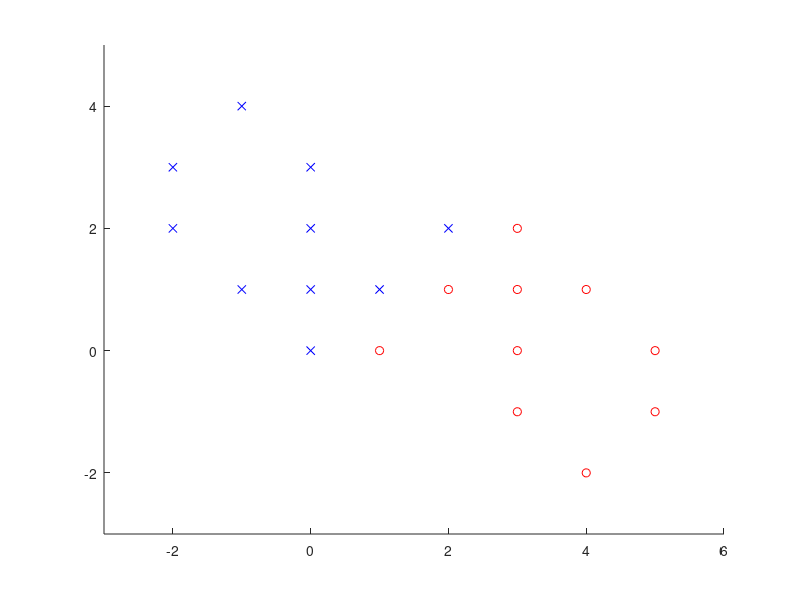

Write MATLAB code to recreate this figure. (Note: this script raises an error after producing the figure.)
X = [-2 -2 -1 -1  0  0  0  0  1  1  2  2  3  3  3  3   4  4  5  5;...
      2  3  1  4  0  1  2  3  0  1  1  2 -1  0  1  2  -2  1 -1  0];
T = [-1 -1 -1 -1 -1 -1 -1 -1  1 -1  1 -1  1  1  1  1   1  1  1  1];

%punctul 1
eticheta1 = find(T==1);
etichetaMinus1 = find(T==-1);
figure(1), hold on;
plot(X(1,eticheta1),X(2,eticheta1),'or');
plot(X(1,etichetaMinus1),X(2,etichetaMinus1),'xb');
axis([min(X(1,:))-1 max(X(1,:))+1 min(X(2,:))-1 max(X(2,:))+1]);

%punctul 2 solutia ecuatiei generale
M = [ones(1,size(X,2)); X];
beta = (M*M')\M *T'; % sau inv(X*X')*X*d
bstar = beta(1);
wstar = beta(2:end);
figure(1);
dreaptaSolutieGlobala = plotpc(wstar',bstar);
set(dreaptaSolutieGlobala,'color','m','linewidth',6);

%punctul 3
%creare perceptron cu functia de transfer purelin
net = perceptron;
net.layers{1}.transferFcn = 'purelin';
net = configure(net,X,T);
%antrenare batch pentru cazul general
net.trainFcn = 'trainb';
net.inputWeights{1}.initFcn = 'initzero';
net.inputWeights{1}.learnFcn = 'learnwh';
net.inputWeights{1}.learnParam.lr = 0.005;
net.biases{1}.initFcn = 'initzero';
net.biases{1}.learnFcn = 'learnwh';
net.biases{1}.learnParam.lr = 0.005;
net.trainParam.epochs = 1000;

net = train(net,X,T);

dreaptaSolutieInvatata = plotpc(net.IW{1},net.b{1});
set(dreaptaSolutieInvatata,'color','k','linewidth',2);

title('Reprezentarea exemplelor si a dreptelor de separare');
legend('exemplele din clasa 1','exemplele din clasa -1','dreapta de separare data de Beta','dreapta de separare invatata');

%punctul 4
%reprezentare 3D
P = [-2 -2 -1 -1 0 0 0 0 1 1 2 2 3 3 3 3 4 4 5 5;...
      2  3  1  4 0 1 2 3 0 1 1 2 -1 0 1 2 -2 1 -1 0;...
     -1 -1 -1 -1 -1 -1 -1 -1 1 -1  1 -1 1 1 1 1 1 1 1 1];
 figure(2), plot3(P(1,:),P(2,:),P(3,:),'sr');hold on;
 [x, y] = meshgrid(-5:0.5:5);
 z = beta(1) + beta(2)*x + beta(3)*y;
 figure(gcf),mesh(x,y,z);

%retea fara bias 
%punctul 5: solutia ecuatiei generale
figure(3), hold on;
plot(X(1,eticheta1),X(2,eticheta1),'or');
plot(X(1,etichetaMinus1),X(2,etichetaMinus1),'xb');
axis([min(X(1,:))-1 max(X(1,:))+1 min(X(2,:))-1 max(X(2,:))+1]);
wstar = (X*X')\ X*T';
bstar = 0;
figure(1);
dreaptaSolutieGlobalaB0 = plotpc(wstar',bstar);
set(dreaptaSolutieGlobalaB0,'color','m','linewidth',6);

%punctul 6
%creare perceptron cu functia de transfer purelin
net = perceptron;
net.layers{1}.transferFcn = 'purelin';
net = configure(net,X,T);
%antrenare batch pentru cazul particular b =0
net.inputWeights{1}.learnFcn = 'learnwh';
net.inputWeights{1}.learnParam.lr = 0.005;
net.biasConnect = 0;
net.trainFcn = 'trainb';
net.trainParam.epochs = 1000;

net = train(net,X,T);
figure(1), hold on;
dreaptaSolutieInvatataB0Batch = plotpc(net.IW{1},0);
set(dreaptaSolutieInvatataB0Batch,'color','r','linewidth',2);

%punctul 7
%reprezentare functie eroare J
figure(3), hold on; 
a1 = -0.7:0.01:0.7;
a2 = -0.7:0.01:0.7;
[A1,A2] = meshgrid(a1,a2);
W = [A1(:) A2(:)];
J = 0.5*sum((W * X - repmat(T,size(W,1),1)).^2,2);
J = reshape(J,length(a1),length(a2));
%sau
J1 = zeros(size(A1));
for i =1:size(J1,1)
    for j = 1:size(J1,2)
        J1(i,j) = 0.5 * sum(([A1(i,j) A2(i,j)] * X - T).^2);
    end
end
figure(3), hold on
surf(a1,a2,J1);
caxis([min(J1(:))-.5*range(J1(:)),max(J1(:))]);
axis([-0.7 0.7 -0.7 0.7 0 max(J1(:))+0.1])
xlabel('x1'); ylabel('x2'); zlabel('Functia criteriu J');

%punctul 8 - antrenare de tip batch cu memorare lui w^k
clear net
net = perceptron;
net.layers{1}.transferFcn = 'purelin';
net = configure(net,X,T);
net.inputWeights{1}.learnFcn = 'learnwh';
net.inputWeights{1}.learnParam.lr = 0.005;
net.biasConnect = 0;
net.trainFcn = 'trainb';
net.trainParam.epochs = 1;
net.trainParam.showWindow = 0;
net.IW{1} = [-0.6 -0.6];
epocaCurenta = 1;%
epocaMaxima = 200;
w1 = zeros(2,epocaMaxima);
J1 = zeros(1,epocaMaxima);
w1(:,epocaCurenta) = net.IW{1};
J1(epocaCurenta) = 0.5* sum((w1(:,epocaCurenta)'*X - T).^2);
epocaCurenta = 2;

while(epocaCurenta<=epocaMaxima)
    [net, antrenare1] = train(net,X,T);
    w1(:,epocaCurenta) = net.IW{1};
    J1(epocaCurenta) = 0.5* sum((w1(:,epocaCurenta)'*X - T).^2);
    epocaCurenta = epocaCurenta+1;
end
figure(gcf);hold on;
%ploteaza primele 20 de iteratii
nrEpoci = 20;
for i=1:nrEpoci
    plot3([w1(1,i),w1(1,i+1)],[w1(2,i),w1(2,i+1)],[J1(i), J1(i+1)],'color',rand(1,3),'linewidth',2);
    drawnow;figure(gcf);
    pause(1);
    disp(['Epoca ' num2str(i)]);
end
%ultima epoca
i = 200;
plot3(w1(1,i),w1(2,i),J1(i),'or','MarkerSize',10);

%punctul 9
%creare perceptron cu functia de transfer purelin
net = perceptron;
net.layers{1}.transferFcn = 'purelin';
net = configure(net,X,T);
%antrenare incrementala cu prezentarea aleatoare a exemplelor
net.inputWeights{1}.initFcn = 'initzero';
net.inputWeights{1}.learnFcn = 'learnwh';
net.inputWeights{1}.learnParam.lr = 0.005;
net.biasConnect = 0;
net.trainFcn = 'trainr';
net.trainParam.epochs = 200;
net = train(net,X,T);
figure(1);hold on;
dreaptaSolutieInvatataB0OnlineAleator = plotpc(net.IW{1},0);
set(dreaptaSolutieInvatataB0OnlineAleator,'color',rand(1,3),'linewidth',2);

%
clear net
%net = newp([min(X(1,:)) max(X(1,:));min(X(2,:)) max(X(2,:))],1,'purelin');
net = perceptron;
net.layers{1}.transferFcn = 'purelin';
net = configure(net,X,T);
net.inputWeights{1}.learnFcn = 'learnwh';
net.inputWeights{1}.learnParam.lr = 0.005;
net.biasConnect = 0;
net.trainFcn = 'trainr';
net.trainParam.epochs = 1;
net.trainParam.showWindow = 0;
epocaCurenta = 1;
epocaMaxima = 200;
w2 = zeros(2,epocaMaxima);
J2 = zeros(1,epocaMaxima);
while(epocaCurenta<=epocaMaxima)
    [net, antrenare2] = train(net,X,T);
    w2(:,epocaCurenta) = net.IW{1};
    J2(epocaCurenta) = 0.5* sum((w2(:,epocaCurenta)'*X - T).^2);
    epocaCurenta = epocaCurenta+1;
end
figure(3);hold on;
%ploteaza primele 20 de iteratii
nrEpoci = 20;
for i=1:nrEpoci
    plot3([w2(1,i),w2(1,i+1)],[w2(2,i),w2(2,i+1)],[J2(i), J2(i+1)],'color',rand(1,3),'linewidth',2);
    pause(1);
end
%ultima epoca
i = 200;
plot3(w2(1,i),w2(2,i),J2(i),'xg','MarkerSize',10);


%punctul 10
%creare perceptron cu functia de transfer purelin
%net = newp([min(X(1,:)) max(X(1,:));min(X(2,:)) max(X(2,:))],1,'purelin');
net = perceptron;
net.layers{1}.transferFcn = 'purelin';
net = configure(net,X,T);
%antrenare incrementala cu prezentarea ciclica a exemplelor
net.inputWeights{1}.initFcn = 'initzero';
net.inputWeights{1}.learnFcn = 'learnwh';
net.inputWeights{1}.learnParam.lr = 0.005;
net.biasConnect = 0;
net.trainFcn = 'trainc';
net.trainParam.epochs = 200;
net = train(net,X,T);
figure(1);hold on;
dreaptaSolutieInvatataB0OnlineDeterminist = plotpc(net.IW{1},0);
set(dreaptaSolutieInvatataB0OnlineDeterminist,'color','b','linewidth',2);
title('Reprezentarea exemplelor si a dreptelor de separare pentru cazul retelei fara bias');
legend('exemplele din clasa 1','exemplele din clasa -1','dreapta de separare data de Beta','dreapta de separare pentru cazul batch',...
    'dreapta de separare pentru cazul incremental aleator', 'dreapta de separare pentru cazul incremental ciclic');

%
clear net
%net = newp([min(X(1,:)) max(X(1,:));min(X(2,:)) max(X(2,:))],1,'purelin');
net = perceptron;
net.layers{1}.transferFcn = 'purelin';
net = configure(net,X,T);
net.inputWeights{1}.learnFcn = 'learnwh';
net.inputWeights{1}.learnParam.lr = 0.005;
net.biasConnect = 0;
net.trainFcn = 'trainc';
net.trainParam.epochs = 1;
net.trainParam.showWindow = 0;
epocaCurenta = 1;
epocaMaxima = 200;
w3 = zeros(2,epocaMaxima);
J3 = zeros(1,epocaMaxima);
while(epocaCurenta<=epocaMaxima)
    [net, antrenare3] = train(net,X,T);
    w3(:,epocaCurenta) = net.IW{1};
    J3(epocaCurenta) = 0.5* sum((w3(:,epocaCurenta)'*X - T).^2);
    epocaCurenta = epocaCurenta+1;
end
figure(3);hold on;
%ploteaza primele 20 de iteratii
nrEpoci = 20;
for i=1:nrEpoci
    plot3([w3(1,i),w3(1,i+1)],[w3(2,i),w3(2,i+1)],[J3(i), J3(i+1)],'b','linewidth',2);
    pause(1);
end
%ultima epoca
i = 200;
plot3(w3(1,i),w3(2,i),J3(i),'db','MarkerSize',10);


%punctul 11
figure(4), hold on;
diferenta1 = zeros(epocaMaxima,1);
diferenta2 = zeros(epocaMaxima,1);
diferenta3 = zeros(epocaMaxima,1);
for i =1:epocaMaxima
    diferenta1(i) = norm(w1(:,i) - wstar,2);
    diferenta2(i) = norm(w2(:,i) - wstar,2);
    diferenta3(i) = norm(w3(:,i) - wstar,2);
end
plot(diferenta1,'r');
plot(diferenta2,'g');
plot(diferenta3,'b');
title('Convergenta algoritmilor de invatare');
legend('cazul batch','cazul incremental aleatoriu','cazul incremental ciclic'); 
